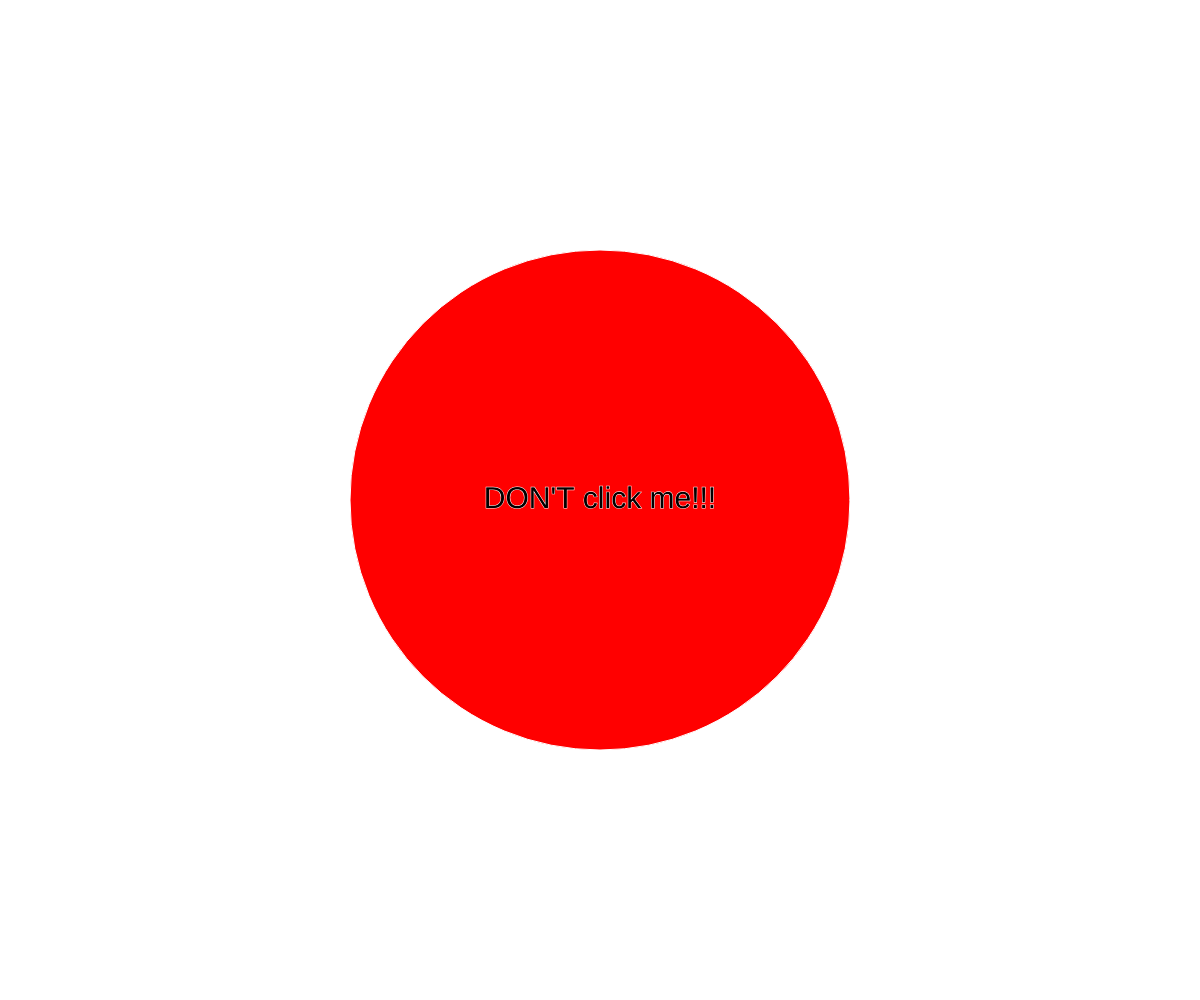
Frame 1 (no input)
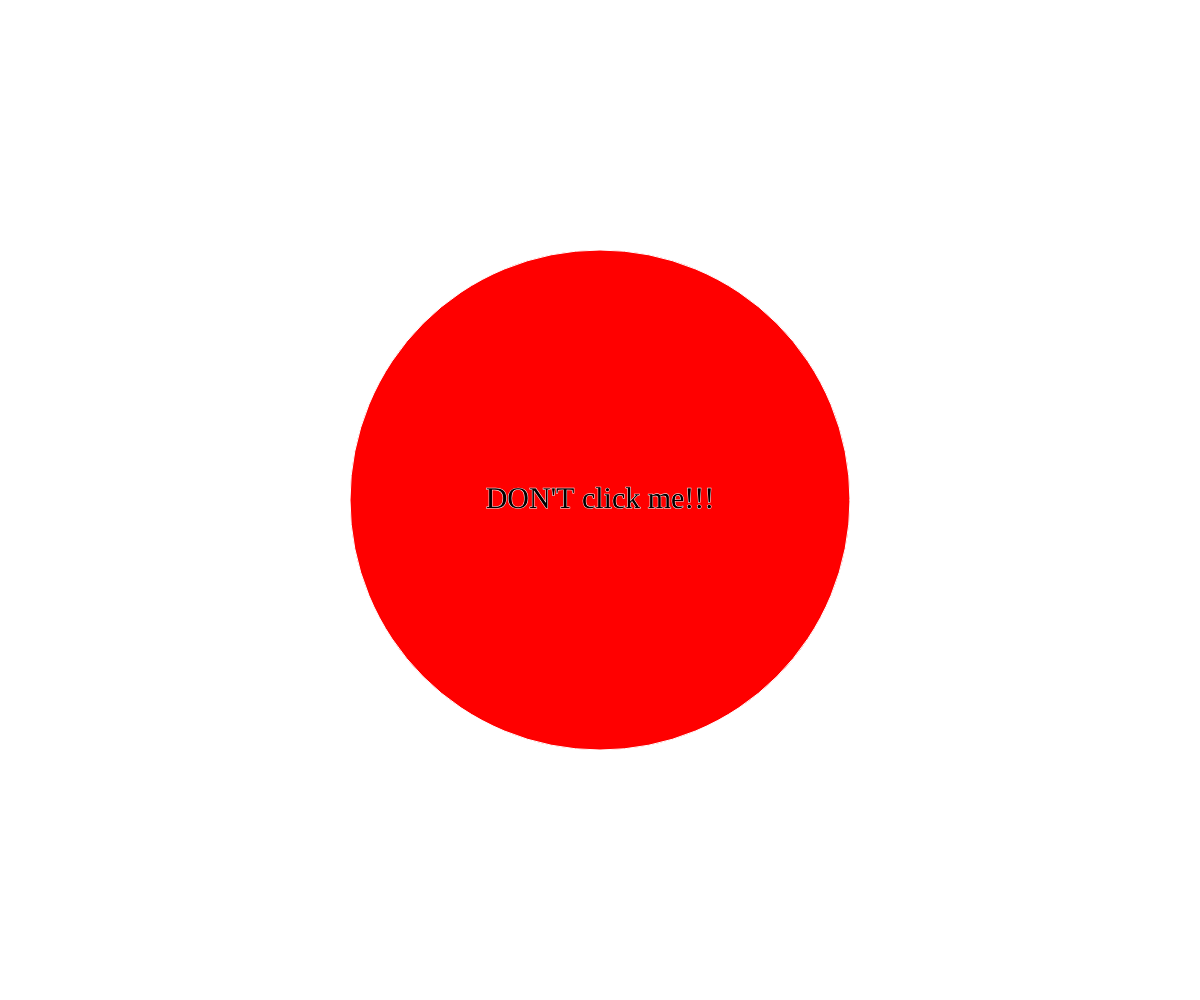
Frame 60 (no input)
Frame 120 (the mouse pressed at the canvas centre since frame 60): identical to frame 60, image omitted

The p5.js sketch that drew these frames (run headless with seeded random() and noise() and a simulated clock; from frame 60 on, the mouse is pressed at the canvas centre):

// p5.js sketch
// ── sketch.js
let circleColor;
let circleStrokeColor;
let backgroundColor;
let circleRadius;
let numClicks = 0;
let circleOpacity = 255;

function setup() {
  createCanvas(windowWidth, windowHeight);
  circleColor = color(255, 0, 0, circleOpacity);
  circleStrokeColor = color(255, circleOpacity);
  backgroundColor = color(255);
  circleRadius = min(width, height) * 0.5;
}

function draw() {
  background(backgroundColor);

  // Kreisfarbe und -umrissfarbe Ã¤ndern basierend auf der Anzahl der Klicks
  let grayValue = map(numClicks, 0, 10, 255, 0);
  circleOpacity = map(numClicks, 0, 10, 255, 0);
  circleColor = color(255, 0, 0, circleOpacity);
  circleStrokeColor = color(255, circleOpacity);

  stroke(circleStrokeColor);
  fill(circleColor);
  ellipse(width/2, height/2, circleRadius, circleRadius);

  // "click me" in der Mitte des Kreises platzieren
  textAlign(CENTER, CENTER);
  textSize(map(circleRadius, 0, min(windowWidth, windowHeight) * 0.5, 10, 30));
  fill(255 - grayValue);
  text(getMessage(numClicks), width/2, height/2);
  textFont('Georgia');

  // TschÃ¼ss-Text anzeigen, wenn der Kreis vollstÃ¤ndig ausgeblendet ist
  if (grayValue === 0) {
    textAlign(CENTER, CENTER);
    textSize(50);
    fill(0);
    text("Tschuesss", width/2, height/2);
  }
}

function mouseClicked() {
  // ist der Mauszeiger im Kreis
  let distance = dist(mouseX, mouseY, width/2, height/2);
  if (distance < circleRadius/2) {
    // wenn ja, dann Anzahl der Klicks erhÃ¶hen und Kreisfarbe Ã¤ndern
    numClicks++;
  }
}
function windowResized() {
  resizeCanvas(windowWidth, windowHeight);
  circleRadius = min(windowWidth, windowHeight) * 0.5;
}
function getMessage(clicks) {
  switch (clicks) {
    case 0:
      return "DON'T click me!!!";
    case 1:
      return "Was hab ich dir gesagt?";
    case 2:
      return "eyy!";
    case 3:
      return "Lass das!";
    case 4:
      return "Bitte hoer auf";
    case 5:
      return "Wie kannst du nur?";
    case 6:
      return "Du tust mir weh :(";
    case 7:
      return "Nichts besseres zu tun?";
    case 8:
      return "warum..?";
    case 9:
      return "Wenn du nicht aufhoerst...";
    case 10:
      return "Tschuesss";
    default:
      return "DON'T click me!!!";


  }
} 
//muss den text auch noch responsive zum kreis machen
function mouseMoved() { //für hand cursor
  let distance = dist(mouseX, mouseY, width/2, height/2);
  if (distance < circleRadius/2) {
    cursor(HAND); 
  } else {
    cursor(ARROW); 
  }
}

function mouseOut() {
  cursor(ARROW); // Standard-Cursor anzeigen, wenn der Mauszeiger den Canvas verlässt
}
